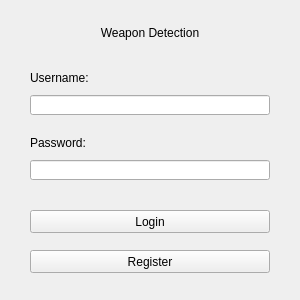
<?xml version="1.0" encoding="UTF-8"?>
<ui version="4.0">
 <class>MainWindow</class>
 <widget class="QMainWindow" name="MainWindow">
  <property name="geometry">
   <rect>
    <x>0</x>
    <y>0</y>
    <width>300</width>
    <height>300</height>
   </rect>
  </property>
  <property name="minimumSize">
   <size>
    <width>300</width>
    <height>300</height>
   </size>
  </property>
  <property name="maximumSize">
   <size>
    <width>300</width>
    <height>300</height>
   </size>
  </property>
  <property name="windowTitle">
   <string>Weapon Detection</string>
  </property>
  <widget class="QWidget" name="centralwidget">
   <widget class="QLabel" name="label_name">
    <property name="geometry">
     <rect>
      <x>50</x>
      <y>25</y>
      <width>200</width>
      <height>16</height>
     </rect>
    </property>
    <property name="text">
     <string>Weapon Detection</string>
    </property>
    <property name="alignment">
     <set>Qt::AlignCenter</set>
    </property>
   </widget>
   <widget class="QLabel" name="label_Username">
    <property name="geometry">
     <rect>
      <x>30</x>
      <y>70</y>
      <width>66</width>
      <height>16</height>
     </rect>
    </property>
    <property name="text">
     <string>Username:</string>
    </property>
   </widget>
   <widget class="QLabel" name="label_Password">
    <property name="geometry">
     <rect>
      <x>30</x>
      <y>135</y>
      <width>60</width>
      <height>16</height>
     </rect>
    </property>
    <property name="text">
     <string>Password:</string>
    </property>
   </widget>
   <widget class="QLineEdit" name="username_input">
    <property name="geometry">
     <rect>
      <x>30</x>
      <y>95</y>
      <width>240</width>
      <height>20</height>
     </rect>
    </property>
   </widget>
   <widget class="QLineEdit" name="password_input">
    <property name="geometry">
     <rect>
      <x>30</x>
      <y>160</y>
      <width>240</width>
      <height>20</height>
     </rect>
    </property>
    <property name="echoMode">
     <enum>QLineEdit::Password</enum>
    </property>
   </widget>
   <widget class="QPushButton" name="login_button">
    <property name="geometry">
     <rect>
      <x>30</x>
      <y>210</y>
      <width>240</width>
      <height>23</height>
     </rect>
    </property>
    <property name="text">
     <string>Login</string>
    </property>
   </widget>
   <widget class="QPushButton" name="register_button">
    <property name="geometry">
     <rect>
      <x>30</x>
      <y>250</y>
      <width>240</width>
      <height>23</height>
     </rect>
    </property>
    <property name="text">
     <string>Register</string>
    </property>
   </widget>
  </widget>
 </widget>
 <resources/>
 <connections/>
</ui>
